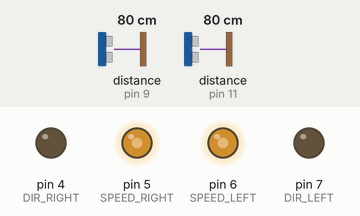
This sketch was run on a simulated Arduino Uno, built with avr-gcc and run on an emulated ATmega328P. Shown: output pins drawn as LEDs (lit = HIGH). Wiring (inferred from the names in the program): 2 × ultrasonic range finder: trigger pin 8, echo pin 9 / trigger pin 10, echo pin 11. The inputs (shaded band) are chosen by the test bench; at power-on: distance to the obstacle (sensors on pin 9, pin 11) 80 cm. The echo pulse lasts 58.3 µs per cm; pins used as bus, display or sensor lines are not drawn.

Above: at 4.2 s.
4.3 s: distance to the obstacle (sensor on pin 9) set to 23 cm
5.8 s: distance to the obstacle (sensor on pin 9) set to 18 cm
At 6.9 s:
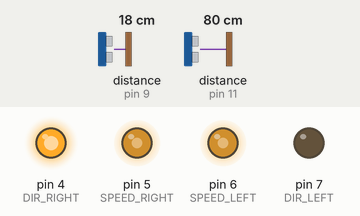
7.4 s: distance to the obstacle (sensor on pin 9) set to 33 cm
8.9 s: distance to the obstacle (sensor on pin 9) set to 39 cm
At 9.21 s:
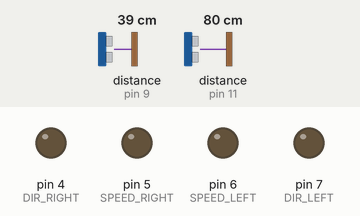
10.8 s: distance to the obstacle (sensor on pin 11) set to 44 cm
12.3 s: distance to the obstacle (sensor on pin 11) set to 37 cm
At 13.8 s:
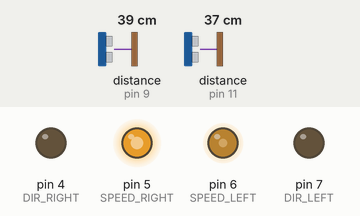
Timing chart, 0 to 14.8 s (numbered marks = the images above; inputs shaded):
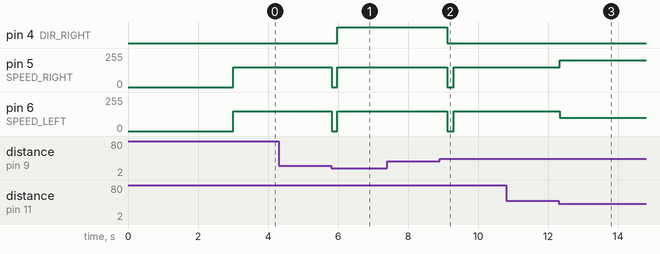

The sketch:

main.ino
```cpp
#define DIR_RIGHT 4
#define SPEED_RIGHT 5

#define DIR_LEFT 7
#define SPEED_LEFT 6

#define LEFT_FORWARD LOW
#define LEFT_BACKWARD HIGH

#define RIGHT_FORWARD LOW
#define RIGHT_BACKWARD HIGH

void move(bool left_dir, int left_speed, bool right_dir, int right_speed) {
  digitalWrite(DIR_LEFT, left_dir);
  digitalWrite(DIR_RIGHT, right_dir);
  analogWrite(SPEED_LEFT, left_speed);
  analogWrite(SPEED_RIGHT, right_speed);
}

void forward(int speed) {
  move(LEFT_FORWARD, speed, RIGHT_FORWARD, speed);
}

void backward(int speed) {
  move(LEFT_BACKWARD, speed, RIGHT_BACKWARD, speed);
}

void turn_left(int steepness) {
  move(LEFT_FORWARD, 0, RIGHT_FORWARD, steepness);
}

void turn_right(int steepness) {
  move(LEFT_FORWARD, steepness, RIGHT_FORWARD, 0);
}

void rotate_left(int speed) {
  move(LEFT_BACKWARD, speed, RIGHT_FORWARD, speed);
}

void rotate_right(int speed) {
  move(LEFT_FORWARD, speed, RIGHT_BACKWARD, speed);
}

#define TRIG_FRONT 8
#define ECHO_FRONT 9

#define TRIG_LEFT 10
#define ECHO_LEFT 11

#define STOP_DISTANCE_FRONT 20
#define TARGET_DIST_LEFT 15
#define TOLERANCE 3
#define MAX_WALL_DIST 40

#define BASE_SPEED 150
#define CORRECT_SPEED 50
#define TURN_SPEED 150

int getDistance(int trigPin, int echoPin) {
  digitalWrite(trigPin, LOW);
  delayMicroseconds(2);
  digitalWrite(trigPin, HIGH);
  delayMicroseconds(10);
  digitalWrite(trigPin, LOW);

  long duration = pulseIn(echoPin, HIGH, 30000);
  if (duration == 0) return 999;

  return duration / 58;
}

void setup() {
  Serial.begin(9600);

  pinMode(DIR_RIGHT, OUTPUT);
  pinMode(SPEED_RIGHT, OUTPUT);
  pinMode(DIR_LEFT, OUTPUT);
  pinMode(SPEED_LEFT, OUTPUT);

  pinMode(TRIG_FRONT, OUTPUT);
  pinMode(ECHO_FRONT, INPUT);

  pinMode(TRIG_LEFT, OUTPUT);
  pinMode(ECHO_LEFT, INPUT);

  delay(3000);
}

void loop() {
  int distFront = getDistance(TRIG_FRONT, ECHO_FRONT);
  int distLeft = getDistance(TRIG_LEFT, ECHO_LEFT);

  if (distFront > 0 && distFront < STOP_DISTANCE_FRONT) {

    forward(0);
    delay(150);

    rotate_right(TURN_SPEED);

    while (true) {
      int checkFront = getDistance(TRIG_FRONT, ECHO_FRONT);
      if (checkFront > (STOP_DISTANCE_FRONT + 15) || checkFront == 999) {
        break;
      }
      delay(40);
    }

    delay(200);

    forward(0);
    delay(150);
  }

  else {
    if (distLeft > 0 && distLeft < MAX_WALL_DIST) {
      if (distLeft < (TARGET_DIST_LEFT - TOLERANCE)) {
        move(LEFT_FORWARD, BASE_SPEED + CORRECT_SPEED, RIGHT_FORWARD, BASE_SPEED - CORRECT_SPEED);
      }
      else if (distLeft > (TARGET_DIST_LEFT + TOLERANCE)) {
        move(LEFT_FORWARD, BASE_SPEED - CORRECT_SPEED, RIGHT_FORWARD, BASE_SPEED + CORRECT_SPEED);
      }
      else {
        forward(BASE_SPEED);
      }
    }
    else {
      forward(BASE_SPEED);
    }
  }

  delay(30);
}
```

Measured:
- the behaviour switches between 21 and 20 cm on distance to the obstacle (sensor on pin 9) (found by bisection; images 0 and 1)
- the behaviour switches between 36 and 37 cm on distance to the obstacle (sensor on pin 9) (found by bisection; images 1 and 2)
- the behaviour switches between 41 and 40 cm on distance to the obstacle (sensor on pin 11) (found by bisection; images 2 and 3)
- after the input at 4.3 s, every drawn part: stays the same
- after the input at 5.8 s, pin 4 (DIR_RIGHT): LOW → HIGH after 0.17 s; pin 5 (SPEED_RIGHT), pin 6 (SPEED_LEFT): 150/255 → 0/255 at once, → 150/255 0.15 s later
- after the input at 7.4 s, every drawn part: stays the same
- after the input at 8.9 s, pin 4 (DIR_RIGHT): HIGH → LOW after 0.22 s; pin 5 (SPEED_RIGHT), pin 6 (SPEED_LEFT): 150/255 → 0/255 after 0.22 s, → 150/255 0.19 s later
- after the input at 10.8 s, every drawn part: stays the same
- after the input at 12.3 s, pin 5 (SPEED_RIGHT): 150/255 → 200/255 at once; pin 6 (SPEED_LEFT): 150/255 → 100/255 at once
